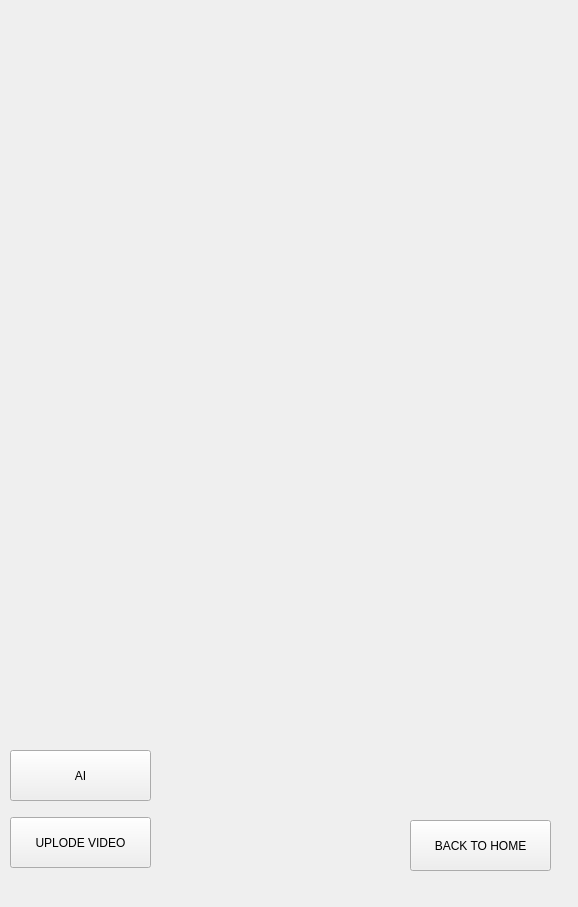
<?xml version="1.0" encoding="UTF-8"?>
<ui version="4.0">
 <class>MainWindow</class>
 <widget class="QMainWindow" name="MainWindow">
  <property name="geometry">
   <rect>
    <x>0</x>
    <y>0</y>
    <width>578</width>
    <height>907</height>
   </rect>
  </property>
  <property name="windowTitle">
   <string>MainWindow</string>
  </property>
  <widget class="QWidget" name="centralwidget">
   <widget class="QLabel" name="image_label">
    <property name="geometry">
     <rect>
      <x>0</x>
      <y>0</y>
      <width>581</width>
      <height>921</height>
     </rect>
    </property>
    <property name="text">
     <string/>
    </property>
   </widget>
   <widget class="QPushButton" name="UPLODEVIDEO">
    <property name="geometry">
     <rect>
      <x>10</x>
      <y>817</y>
      <width>141</width>
      <height>51</height>
     </rect>
    </property>
    <property name="text">
     <string>UPLODE VIDEO</string>
    </property>
   </widget>
   <widget class="QPushButton" name="BACKTOHOME">
    <property name="geometry">
     <rect>
      <x>410</x>
      <y>820</y>
      <width>141</width>
      <height>51</height>
     </rect>
    </property>
    <property name="text">
     <string>BACK TO HOME</string>
    </property>
   </widget>
   <widget class="QPushButton" name="AI_BUTTON">
    <property name="geometry">
     <rect>
      <x>10</x>
      <y>750</y>
      <width>141</width>
      <height>51</height>
     </rect>
    </property>
    <property name="text">
     <string>AI</string>
    </property>
   </widget>
   <widget class="QTextBrowser" name="statues">
    <property name="geometry">
     <rect>
      <x>160</x>
      <y>760</y>
      <width>351</width>
      <height>41</height>
     </rect>
    </property>
    <property name="styleSheet">
     <string notr="true">QTextBrowser {
    background: transparent;
	border: none;
}</string>
    </property>
   </widget>
  </widget>
 </widget>
 <resources/>
 <connections/>
</ui>
